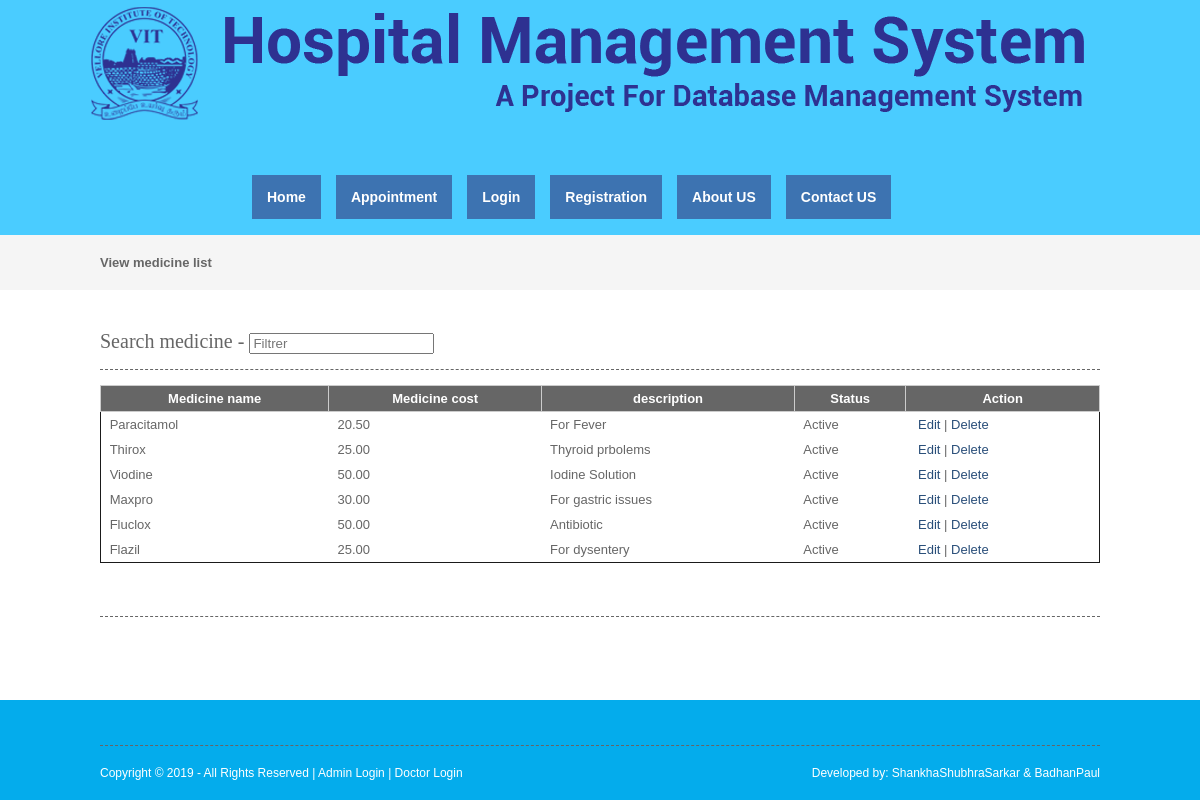
The page /viewmedicine.php on the database its author committed.
### tables this page shows
CREATE TABLE `medicine` (
  `medicineid` int(10) NOT NULL,
  `medicinename` varchar(25) NOT NULL,
  `medicinecost` float(10,2) NOT NULL,
  `description` text NOT NULL,
  `status` varchar(10) NOT NULL
);

### viewmedicine.php (the view, shortened to what this page needs)
<?php
include("header.php");
include("dbconnection.php");
?>
<div class="wrapper col2">
  <div id="breadcrumb">
    <ul>
      <li class="first">View  medicine list</li></ul>
  </div>
</div>
<div class="wrapper col4">
  <div id="container">
<section class="container">
<h2>Search medicine - <input type="search" class="light-table-filter" data-table="order-table" placeholder="Filtrer" /></h2>
	<table class="order-table">
      <thead>
        <tr>
          <th>Medicine name</th>
          <th>Medicine cost</th>
          <th>description</th>
          <th>Status</th>
          <th>Action</th>
        </tr>
        </thead>
        <tbody>
          <?php
		$sql ="SELECT * FROM medicine";
		$qsql = mysqli_query($con,$sql);
		while($rs = mysqli_fetch_array($qsql))
		{
        echo "<tr>
          <td>&nbsp;$rs[medicinename]</td>
          <td>&nbsp;$rs[medicinecost]</td>
          <td>&nbsp;$rs[description]</td>
			 <td>&nbsp;$rs[status]</td>
			 <td>&nbsp;
			  <a href='medicine.php?editid=$rs[medicineid]'>Edit</a> | <a href='viewmedicine.php?delid=$rs[medicineid]'>Delete</a> </td>
        </tr>";
		}
		?>
      </tbody>
    </table>
    </section>
    <h1>&nbsp;</h1>
    <p>&nbsp;</p>
  </div>
</div>
<?php
include("footer.php");
?>

### layout/styles/layout.css (style rules this page uses)
html { overflow-y:scroll; }
body { margin:0; padding:0; font-size:13px; font-family:verdana, Arial, Helvetica, sans-serif; color:#FFFFFF; background-color:#4F473A; }
a { outline:none; text-decoration:none; }
div.wrapper { display:block; width:100%; margin:0; text-align:left; }
.col2 { color:#666666; background-color:#F5F5F5; }
.col3, .col4 { color:#666666; background-color:#FFFFFF; }
#head, #gallery, #breadcrumb, #container, #footer { display:block; position:relative; width:1000px; margin:0 auto; }
#breadcrumb { padding:20px 0; }
#breadcrumb ul { margin:0; padding:0; list-style:none; }
#breadcrumb ul li { display:inline; }
#breadcrumb ul li.first { font-weight:bold; }
#container { padding:40px 0; }
#container h1, #container h2, #container h3, #container h4, #container h5, #container h6 { margin:0 0 15px 0; padding:0 0 15px 0; line-height:normal; font-weight:normal; font-size:20px; font-family:Georgia, "Times New Roman", Times, serif; border-bottom:1px dashed #666666; }
#container a { color:#294E79; }

### layout/styles/tables.css (style rules this page uses)
table { width:100%; border-collapse:collapse; table-layout:auto; vertical-align:top; margin-bottom:15px; border:1px solid rgb(26, 26, 26); }
table thead th { color:#FFFFFF; background-color:#666666; border:1px solid #CCCCCC; border-collapse:collapse; text-align:center; table-layout:auto; vertical-align:middle; }
table tbody td { vertical-align:top; border-collapse:collapse; }
table thead th, table tbody td { padding:5px; border-collapse:collapse; }

### rows shown on the page
medicine: medicinename "Paracitamol", medicinecost "20.50", description "For Fever", status "Active"
medicine: medicinename "Thirox", medicinecost "25.00", description "Thyroid prbolems", status "Active"
medicine: medicinename "Viodine", medicinecost "50.00", description "Iodine Solution", status "Active"
medicine: medicinename "Maxpro", medicinecost "30.00", description "For gastric issues", status "Active"
medicine: medicinename "Fluclox", medicinecost "50.00", description "Antibiotic", status "Active"
medicine: medicinename "Flazil", medicinecost "25.00", description "For dysentery", status "Active"
